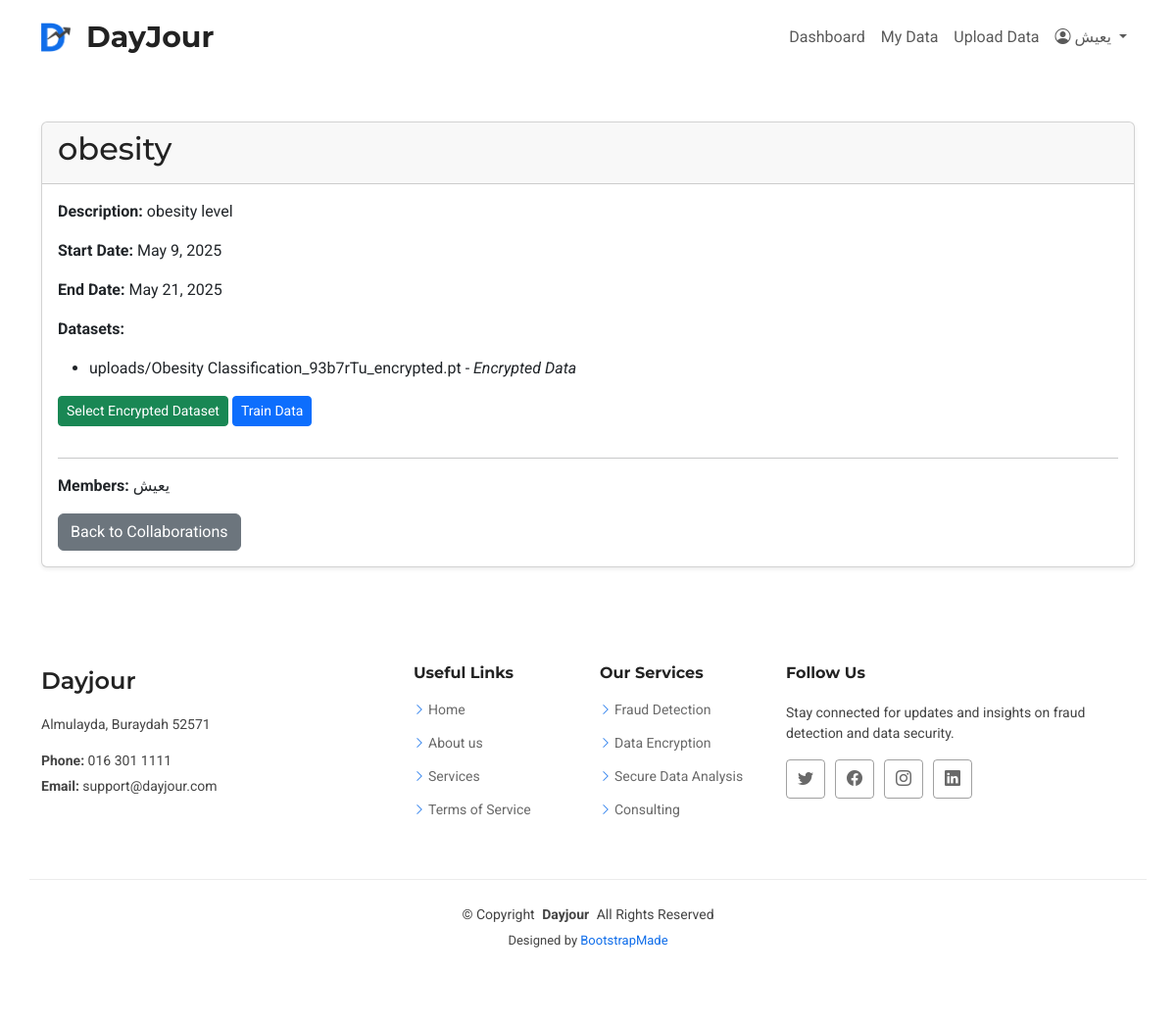
The app's page /en/collab/17/ (signed in) with its own data.
### apps/accounts/models.py (models this page shows, shortened)
class CollaborationGroup(models.Model):
    name = models.CharField(max_length=100)
    description = models.TextField(max_length=400,blank=True, null=True)
    members = models.ManyToManyField(User, related_name='collaboration_groups')
    created_at = models.DateTimeField(auto_now_add=True)
    dataset = models.ManyToManyField('DataRecordOrDataset', blank=True)
    start_date = models.DateField(null=True, blank=True)
    end_date = models.DateField(null=True, blank=True)

class DataRecordOrDataset(models.Model):
    STATUS = [
        ("P", "Plain Data"),
        ("E", "Encrypted Data"),
    ]
    user = models.ForeignKey(User, on_delete=models.CASCADE)
    recorded_at = models.DateTimeField(auto_now_add=True)
    status = models.CharField(max_length=100 ,choices=STATUS,default='P')
    file = models.FileField(upload_to='uploads/',null=True)  # Add this line
    collaboration_groups = models.ManyToManyField(CollaborationGroup,blank=True)

### apps/collab/views.py (the view)
# urls.py: path('<int:pk>/', views.collaboration_detail, name='collaboration_detail'),
def collaboration_detail(request, pk):
    collaboration = get_object_or_404(CollaborationGroup, pk=pk, members=request.user)
    all_files = collaboration.dataset.all()
    has_encrypted_data = all_files.filter(status='E').exists()
    has_analysis = AnalysisReport.objects.filter(record__in=all_files).exists()
    return render(request, 'collaboration_detail.html', {
        'collaboration': collaboration,
        'files': all_files,
        'has_encrypted_data': has_encrypted_data,
        'has_analysis': has_analysis,
    })

### apps/templates/collaboration_detail.html (shortened to what this page needs)
{% extends "layouts/base.html" %}
{% load static %}
{% block content %}
<div class="container my-5">
  <div class="card shadow-sm">
    <div class="card-header">
      <h2>{{ collaboration.name }}</h2>
    </div>
    <div class="card-body">
      <p><strong>Description:</strong> {{ collaboration.description|default:"No description provided." }}</p>
      <p><strong>Start Date:</strong> {{ collaboration.start_date|default:"Not set" }}</p>
      <p><strong>End Date:</strong> {{ collaboration.end_date|default:"Not set" }}</p>
      <p><strong>Datasets:</strong></p>
      {% if collaboration.dataset.all %}
        <ul>
          {% for ds in collaboration.dataset.all %}
            <li>{{ ds.file.name }} - <em>{{ ds.get_status_display }}</em></li>
          {% endfor %}
        </ul>
      {% else %}
        <p>No datasets linked.</p>
      {% endif %}
      <a href="{% url 'upload_collaboration_data' collaboration.pk %}" class="btn btn-success btn-sm mb-3">Select Encrypted Dataset</a>
      {% if has_encrypted_data %}
        <a href="{% url 'train_model' collaboration.pk %}" class="btn btn-primary btn-sm mb-3">Train Data</a>
      {% endif %}
      <hr>
      <p><strong>Members:</strong>
        {% for member in collaboration.members.all %}
          {{ member.username }}{% if not forloop.last %}, {% endif %}
        {% endfor %}
      </p>
      <a href="{% url 'collaborations' %}" class="btn btn-secondary">Back to Collaborations</a>
    </div>
  </div>
</div>
{% endblock %}

### apps/templates/includes/header.html (shortened to what this page needs)
{% load static %}
<header id="header" class="header sticky-top">
  <div class="branding d-flex align-items-center">
    <div class="container d-flex justify-content-between align-items-center">
      <a href="{% url 'dashboard' %}" class="logo d-flex align-items-center">
        <img src="{% static 'images/DB2.png' %}" alt="Dayjour Logo" width="30" height="30">
        <h1 class="sitename ms-2">DayJour</h1>
      </a>
      {% if user.is_authenticated %}
      <nav id="navmenu" class="navbar navbar-expand-lg">
        <div class="collapse navbar-collapse" id="navbarContent">
          <ul class="navbar-nav me-auto mb-2 mb-lg-0">
            <li class="nav-item">
              <a class="nav-link {% if request.resolver_match.url_name == 'dashboard' %}active{% endif %}"
                 href="{% url 'dashboard' %}">Dashboard</a>
            </li>
            <li class="nav-item">
              <a class="nav-link {% if request.resolver_match.url_name == 'uploaded_data' %}active{% endif %}"
                 href="{% url 'uploaded_data' %}">My Data</a>
            </li>
            <li class="nav-item">
              <a class="nav-link {% if request.resolver_match.url_name == 'upload_data' %}active{% endif %}"
                 href="{% url 'upload_data' %}">Upload Data</a>
            </li>
          </ul>
          <ul class="navbar-nav mb-2 mb-lg-0">
            <li class="nav-item dropdown">
              <a class="nav-link dropdown-toggle" href="#" id="userDropdown" role="button" data-bs-toggle="dropdown">
                {% if user.is_authenticated and user.profile.image %}
                <img src="{{ user.profile.image.url }}" alt="Profile Picture" width="30" height="30" class="rounded-circle" style="object-fit: cover; margin-right: 8px;">
              {% else %}
                <i class="bi bi-person-circle"></i>
              {% endif %}
              {{ user.username }}
              </a>
            </li>
          </ul>
        </div>
      </nav>
      {% endif %}
    </div>
  </div>
</header>

### apps/static/bizland/css/main.css (style rules this page uses)
:root { --default-font: "Roboto", system-ui, -apple-system, "Segoe UI", Roboto, "Helvetica Neue", Arial, "Noto Sans", "Liberation Sans", sans-serif, "Apple Color Emoji", "Segoe UI Emoji", "Segoe UI Symbol", "Noto Color Emoji"; --heading-font: "Montserrat", sans-serif; --nav-font: "Open Sans", sans-serif; }
:root { --background-color: #ffffff; --default-color: #444444; --heading-color: #222222; --accent-color: #106eea; --surface-color: #ffffff; --contrast-color: #ffffff; }
:root { --nav-color: #222222; --nav-hover-color: #106eea; --nav-mobile-background-color: #ffffff; --nav-dropdown-background-color: #ffffff; --nav-dropdown-color: #222222; --nav-dropdown-hover-color: #106eea; }
:root { scroll-behavior: smooth; }
body { color: var(--default-color); background-color: var(--background-color); font-family: var(--default-font); }
a { color: var(--accent-color); text-decoration: none; transition: 0.3s; }
h1, h2, h3, h4, h5, h6 { color: var(--heading-color); font-family: var(--heading-font); }
.header { color: var(--default-color); transition: all 0.5s; z-index: 997; background-color: var(--background-color); }
.header .branding { background-color: var(--background-color); min-height: 60px; padding: 10px 0; }
.header .logo { line-height: 1; }
.header .logo img { max-height: 36px; margin-right: 8px; }
.header .logo h1 { font-size: 30px; margin: 0; font-weight: 700; color: var(--heading-color); }

### records on screen
CollaborationGroup: name "obesity", description "obesity level", start_date "May 9, 2025", end_date "May 21, 2025"
DataRecordOrDataset: file.name "uploads/Obesity Classification_93b7rTu_encrypted.pt", status "Encrypted Data"

### other values on screen
{{ user.username }} "يعيش"
{{ member.username }} "يعيش"
